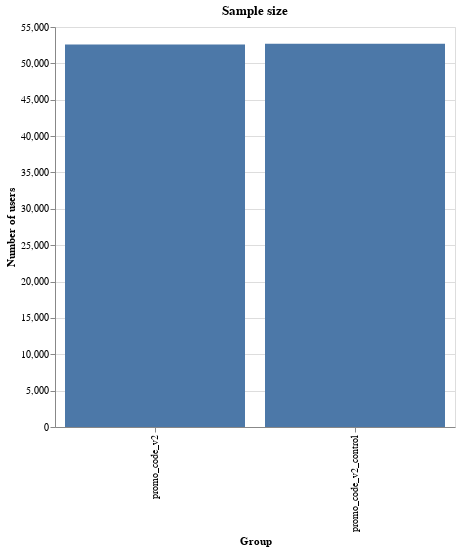

The code cell stored with this chart in its notebook:
### Markdown cell above
### 2. Analysis 

We start off by comparing the number of users entering each flow respectively. 

In our case, we have roughly 50k per variant giving us plenty of power to detect differences.

### Code cell
df = pd.read_csv("promo_code.csv")

# get number of participants

df = df.loc[df["step"] == "signup-start", :]

# count unique users per variant.

df = df.groupby(["se_property"])["domain_userid"].agg("nunique").reset_index()


alt.Chart(df).mark_bar().encode(
    x=alt.X("se_property:N", axis=alt.Axis(title="Group")),
    y=alt.Y("domain_userid:Q", axis=alt.Axis(title="Number of users")),
).properties(title="Sample size", width=400, height=400).display(renderer="svg")

### Figure 1 — Vega-Lite specification as saved in the notebook (floating-point values rounded to 4 significant figures)
{"config": {"view": {"continuousWidth": 400, "continuousHeight": 300}}, "data": {"name": "data-38d4e43e115c2ec4bd35c7af0e75c3a5"}, "mark": "bar", "encoding": {"x": {"type": "nominal", "axis": {"title": "Group"}, "field": "se_property"}, "y": {"type": "quantitative", "axis": {"title": "Number of users"}, "field": "domain_userid"}}, "height": 400, "title": "Sample size", "width": 400, "$schema": "https://vega.github.io/schema/vega-lite/v4.0.2.json", "datasets": {"data-38d4e43e115c2ec4bd35c7af0e75c3a5": [{"se_property": "promo_code_v2", "domain_userid": 52591}, {"se_property": "promo_code_v2_control", "domain_userid": 52699}]}}
